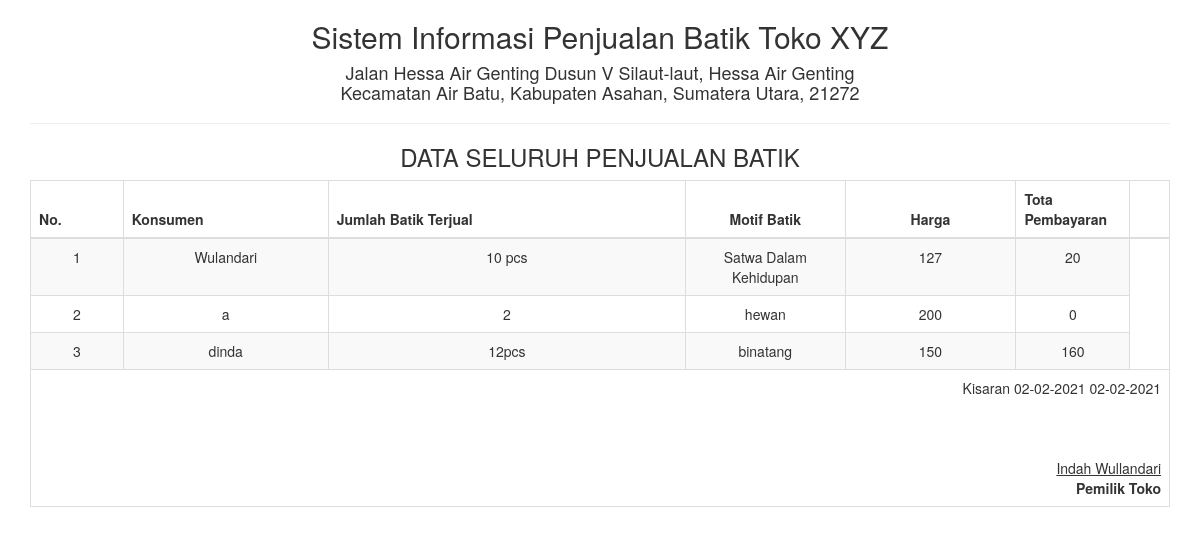
The page /report/p_batik_semua.php on the database as committed earlier.
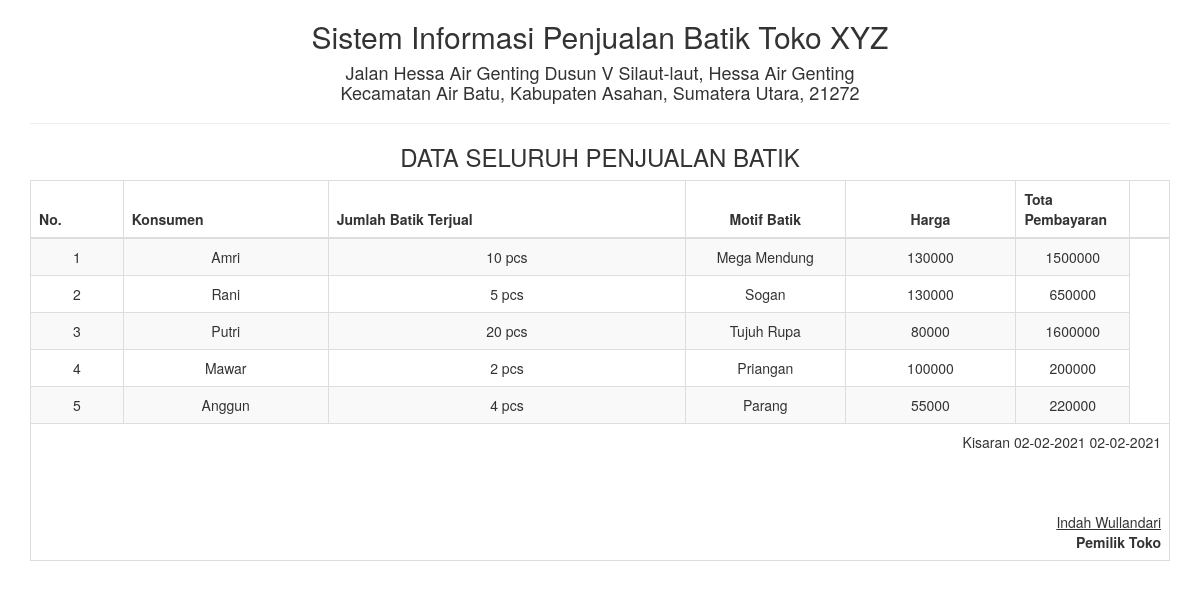
The same page on the database as committed later.
### tables this page shows
CREATE TABLE `tb_penjualanbatik` (
  `id` int(5) NOT NULL,
  `konsumen` varchar(20) NOT NULL,
  `jumlah_batik_terjual` varchar(25) NOT NULL,
  `motif_batik` varchar(35) NOT NULL,
  `harga` int(50) NOT NULL,
  `total_pembayaran` int(55) NOT NULL
);

### report/p_batik_semua.php (the view, shortened to what this page needs)
<!DOCTYPE html>
<html>
    <head>
        <link href="../Assets/css/bootstrap.min.css" rel="stylesheet" type="text/css"/>
    </head>
    <body onload="print()">
        <div class="container">
            <div class='row'>
                <div class="col-sm-12">
                    <div class="text-center">
                         <h2>Sistem Informasi Penjualan Batik Toko XYZ </h2>
                        <h4>Jalan Hessa Air Genting Dusun V Silaut-laut, Hessa Air Genting <br> Kecamatan Air Batu, Kabupaten Asahan, Sumatera Utara, 21272</h4>
                        <hr>
                        <h3>DATA SELURUH PENJUALAN BATIK</h3>
                        <table class="table table-bordered table-striped table-hover">
                        <tbody>
                                <thead>
								<tr>
									<th>No.</th><th width="18%">Konsumen</th><th>Jumlah Batik Terjual</th><th width="14%"><center>Motif Batik</center></th><th width="15%"><center>Harga</center></th><th width="10%">Tota Pembayaran</th><th></center></th>							</tr>
								</thead>
							<tbody>
                            <?php
                            $sql = "SELECT * FROM tb_penjualanbatik";
                            $query = mysqli_query($koneksi, $sql) or die("SQL Anda Salah");
                            $nomor = 0;
                            while ($data = mysqli_fetch_array($query)) {
                                $nomor++;
                                ?>
                                <tr>
                                    <td><?= $nomor ?></td>
                                    <td><?= $data['konsumen'] ?></td>
                                    <td><?= $data['jumlah_batik_terjual'] ?></td>
                                    <td><?= $data['motif_batik'] ?></td>
                                    <td><?= $data['harga'] ?></td>
                                    <td><?= $data['total_pembayaran'] ?></td>
                                </tr>
                            <?php } ?>
							</tbody>
                        </tbody>
                            <tfoot>
                                <tr>
                                    <td colspan="8" class="text-right">
                                        Kisaran 02-02-2021 <?= date("d-m-Y") ?>
                                        <br><br><br><br>
                                        <u>Indah Wullandari<strong></u><br>
                                        Pemilik Toko
									</td>
								</tr>
							</tfoot>
                        </table>
                    </div>
                </div>
            </div>
    </body>
</html>

Rows that differ between the two databases and show on the page:
changed tb_penjualanbatik "10 pcs": konsumen "Wulandari" → "Amri"; motif_batik "Satwa Dalam Kehidupan" → "Mega Mendung"; harga "127" → "130000"; total_pembayaran "20" → "1500000"
changed tb_penjualanbatik: konsumen "a" → "Rani"; jumlah_batik_terjual "2" → "5 pcs"; motif_batik "hewan" → "Sogan"; harga "200" → "130000"; total_pembayaran "0" → "650000"
changed tb_penjualanbatik: konsumen "dinda" → "Putri"; jumlah_batik_terjual "12pcs" → "20 pcs"; motif_batik "binatang" → "Tujuh Rupa"; harga "150" → "80000"; total_pembayaran "160" → "1600000"
added tb_penjualanbatik: konsumen "Mawar", jumlah_batik_terjual "2 pcs", motif_batik "Priangan", harga "100000", total_pembayaran "200000"
added tb_penjualanbatik: konsumen "Anggun", jumlah_batik_terjual "4 pcs", motif_batik "Parang", harga "55000", total_pembayaran "220000"
